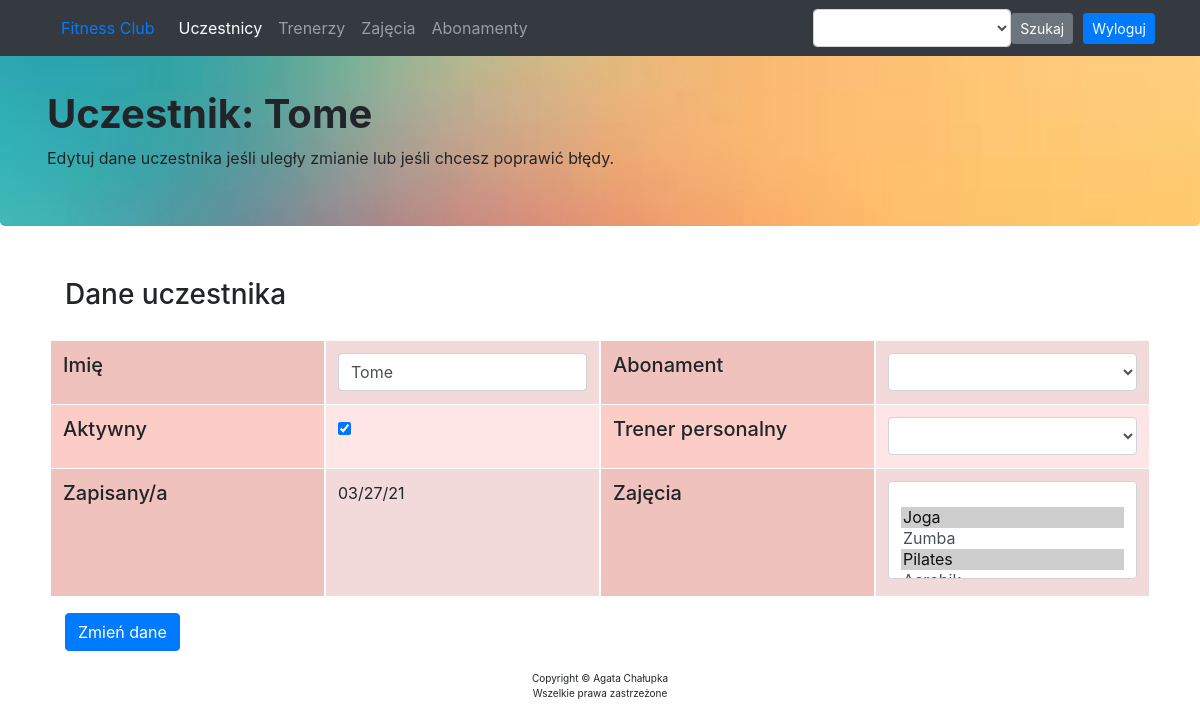
/add-edit-user/2 (signed in), run on an earlier commit of the app's database.
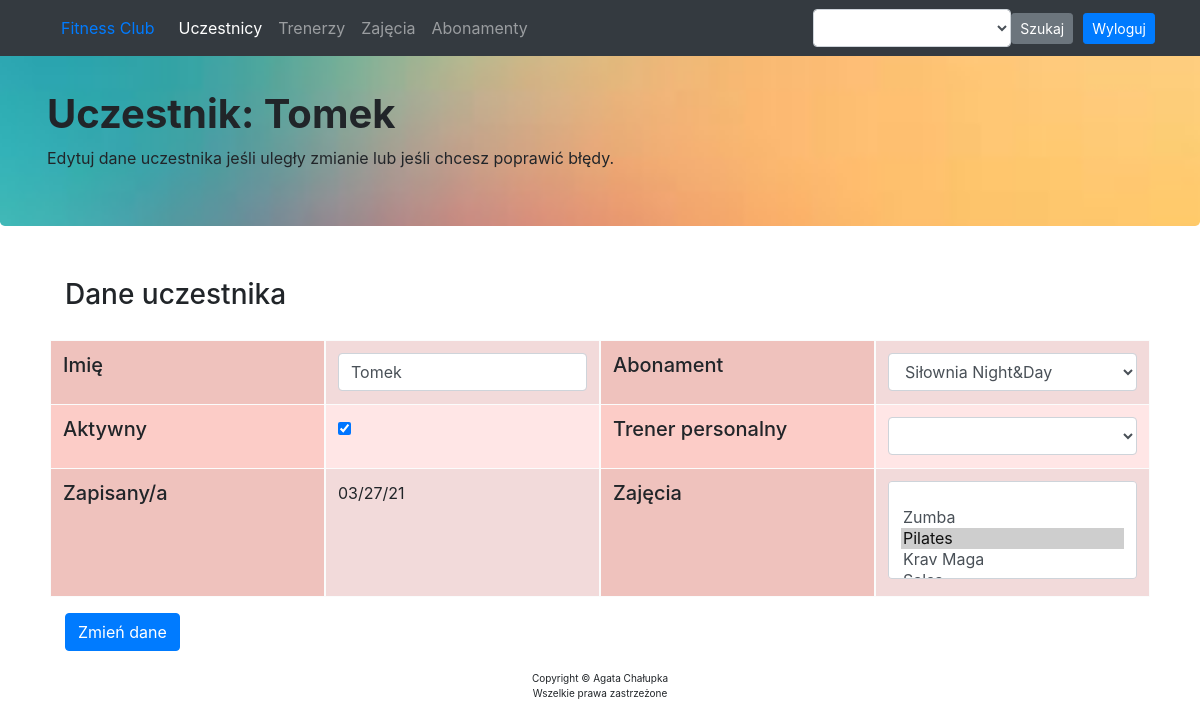
And on a later commit of the database.
### app/models.py (models this page shows, shortened)
class User(db.Model):
    __tablename__ = "user"
    id = db.Column(db.Integer, primary_key=True)
    name = db.Column(db.String(50))
    sign_up = db.Column(db.DateTime, index=True, default=datetime.utcnow)
    active = db.Column(db.Boolean, default=False)
    trainer_id = db.Column(db.Integer, db.ForeignKey('trainer.id'))
    subscription_id = db.Column(db.Integer, db.ForeignKey('subscription.id'))
    courses = db.relationship("Course", secondary=association_table, back_populates="users", lazy="subquery")

### app/routes.py (the view, shortened to what this page needs)
@app.route('/add-edit-user/<int:user_id>', methods=["POST", "GET"])
@login_required
def user_details(user_id):
    search_form = SearchForm()
    route = "/users/0"
    new_id = user_id
    users_num = math.floor((len(User.query.all())) / 4)
    time = datetime.utcnow()
    if user_id == max([user.id for user in User.query.all()]) + 1:
        form = UserForm()
        if request.method == "POST":
            name = form.data["name"]
            active = form.data["active"]
            if form.data["subscription"] != '':
                holder = Subscription.query.filter_by(name=form.data["subscription"])[0]
            else:
                holder = None
            if form.data["trainer"] != '':
                trainee = Trainer.query.filter_by(name=form.data["trainer"])[0]
            else:
                trainee = None
            courses = []
            for course in form.data["courses"]:
                c = Course.query.filter_by(name=course)[0]
                courses.append(c)
            u = User(name=name, active=active, holder=holder, trainee=trainee, courses=courses)
            db.session.add(u)
            db.session.commit()
            return redirect(url_for("users_all", num=users_num, search_form=search_form))
        return render_template("member.html", form=form, new_id=new_id, time=time, route=route, navs=navs, search_form=search_form)
    else:
        user = User.query.filter_by(id=user_id).first()
        data = {}
        if (user.holder is not None) and (user.trainee is not None):
            data = {'name': user.name, 'active': user.active, "subscription": user.holder.name, "trainer": user.trainee.name,
                    'courses': [course.name for course in user.courses]}
        elif (user.holder is not None) and (user.trainee is None):
            data = {'name': user.name, 'active': user.active, "subscription": user.holder.name,
                    "trainer": "",
                    'courses': [course.name for course in user.courses]}
        elif (user.holder is None) and (user.trainee is not None):
            data = {'name': user.name, 'active': user.active, "subscription": "",
                    "trainer": user.trainee,
                    'courses': [course.name for course in user.courses]}
        elif (user.holder is None) and (user.trainee is None):
            data = {'name': user.name, 'active': user.active, "subscription": "",
                    "trainer": "",
                    'courses': [course.name for course in user.courses]}
        form = UserForm(data=data)
        return render_template("member.html", user=user, form=form, new_id=new_id, navs=navs, route=route, search_form=search_form)

### app/forms.py
class SearchForm(FlaskForm):
    name = SelectField("name")
    def __init__(self, *args, **kwargs):
        super(SearchForm, self).__init__(*args, **kwargs)
        self.name.choices = [('', '')] + sorted([(user.name, user.name) for user in User.query.all()] +\
                            [(trainer.name, trainer.name) for trainer in Trainer.query.all()] +\
                            [(course.name, course.name) for course in Course.query.all()] +\
                            [(sub.name, sub.name) for sub in Subscription.query.all()])

class UserForm(FlaskForm):
    name = StringField("name", validators=[DataRequired()])
    active = BooleanField("active", default=True)
    trainer = SelectField("Trainer")
    subscription = SelectField("Subscription")
    courses = SelectMultipleField("Course")
    def __init__(self, *args, **kwargs):
        super(UserForm, self).__init__(*args, **kwargs)
        self.trainer.choices = [''] + [trainer.name for trainer in Trainer.query.filter_by(personal=True).all()]
        self.subscription.choices = [''] + [subscription.name for subscription in Subscription.query.all()]
        self.courses.choices = [('', '')] + [(course.name, course.name) for course in Course.query.all()]

### app/routes.py (called while the page is built)
def login_required(view_func):
    @functools.wraps(view_func)
    def check_permissions(*args, **kwargs):
        if session.get('logged_in'):
            return view_func(*args, **kwargs)
        return redirect(url_for('login', next=request.path))
    return check_permissions

### app/templates/member.html
{% extends "index.html" %}
{% block content %}
<div class="jumbotron" style="height: 200px; background-image: url('/static/pics/gra_6.jpg'); background-size: cover; background-position: center;">
    <div class="container">
      <h1 style="font-weight: bold;">{% if user %} Uczestnik: {{ user.name }} {% else %} Nowy uczestnik {% endif %}</h1>
        <p>{% if user %} Edytuj dane uczestnika jeśli uległy zmianie lub jeśli chcesz poprawić błędy. {% else %} Wpisz dane nowego uczestnika. Oprócz imienia wszystkie pola są nieobowiązkowe - możesz wrócić do nich później jeśli uczestnik nie podjął decyzji przy zapisie. {% endif %}</p>
    </div>
</div>
<div class="container" style="background-color:">
    <div class="container" style="padding: 20px;">
        <h3 style="">Dane uczestnika</h3>
    </div>
    <form action="/add-edit-user/{{new_id}}" method="POST">
        <div class="table-section" style="margin-left: 20px; margin-right: 20px;">
         <div class="row">
             <div class="col-sm-3" style="padding: 0px;">
                 <table class="table table-striped  table-bordered table-light" style="padding: 0px; background-color: #fcccc7;">
                     <tr>
                         <td><h5>Imię</h5></td>
                     </tr>
                     <tr>
                         <td><h5>Aktywny</h5></td>
                     </tr>
                     <tr style="height: 8rem;">
                         <td><h5>Zapisany/a</h5></td>
                     </tr>
                 </table>
             </div>
             <div class="col-sm-3" style="padding: 0px;">
                 <table class="table table-striped table-bordered table-light" style="padding: 0px; background-color: #ffe6e6">
                     <tr>
                         <td>{{ form.name(class = "form-control") }}</td>
                     </tr>
                     <tr>
                         <td>{{ form.active }}</td>
                     </tr>
                     <tr style="height: 8rem;">
                         <td>{% if user %} {{ user.sign_up.strftime("%x")  }} {% else %} {{ time.strftime("%x") }} {% endif %}</td>
                     </tr>
                 </table>
             </div>
             <div class="col-sm-3" style="padding: 0px;">
                 <table class="table table-striped  table-bordered table-light" style="padding: 0px; background-color: #fcccc7;">
                     <tr>
                         <td><h5>Abonament</h5></td>
                     </tr>
                     <tr>
                         <td><h5>Trener personalny</h5></td>
                     </tr>
                     <tr style="height: 8rem;">
                         <td><h5>Zajęcia</h5></td>
                     </tr>
                 </table>
             </div>
             <div class="col-sm-3" style="padding: 0px;">
                 <table class="table table-striped table-bordered table-light" style="padding: 0px; background-color: #ffe6e6">
                     <tr>
                         <td>{{ form.subscription(class = "form-control") }}</td>
                     </tr>
                     <tr>
                         <td>{{ form.trainer(class = "form-control") }}</td>
                     </tr>
                     <tr style="height: 8rem;">
                         <td>{{ form.courses(class = "form-control") }}</td>
                     </tr>
                 </table>
             </div>
         </div>
            {% if user %}
        <input type="submit" class="btn btn-primary" value="Zmień dane">
            {% else %}
            <input type="submit" class="btn btn-primary" value="Dodaj">
            {% endif %}
    </div>
    </form>
</div>
{% endblock %}

### app/templates/index.html (shortened to what this page needs)
<!DOCTYPE html>
<html lang="en">
<head>
  <link rel="stylesheet" href="https://stackpath.bootstrapcdn.com/bootstrap/4.4.1/css/bootstrap.min.css">
  <link href="https://cdnjs.cloudflare.com/ajax/libs/select2/4.0.10/css/select2.min.css" rel="stylesheet" />
</head>
<body>
  <nav class="navbar navbar-expand-lg navbar-dark bg-dark static-top">
    <div class="container">
      <a class="nav-link" href="/">Fitness Club</a>
      <ul class="navbar-nav mr-auto" style="text-align: left">
        {% for nav in navs %}
        <li class="nav-item">
          {% if route == nav[1] %}
          <a class="nav-link active" href="{{ nav[1] }}">{{ nav[0] }}
            {% else %}
            <a class="nav-link" href="{{ nav[1] }}">{{ nav[0] }}
              {% endif %}
            </a>
          </li>
          {% endfor %}
        </ul>
      <form class="form-inline my-2 my-lg-0" action="/" method="POST">
        <p class="nav-item navbar-nav mr-auto">{{ search_form.name(class="form-control") }}</p>
        <button class="btn btn-secondary btn-sm my-2 my-sm-0" type="submit" style="margin-right: 10px;">Szukaj</button>
     </form>
       {% if session.logged_in %}
     <form class="form-inline my-2 my-lg-0" method="POST" action="{{ url_for('logout') }}">
        <button class="btn btn-primary btn-sm my-2 my-sm-0" type="submit">Wyloguj</button>
     </form>
       {% else %}
       <a href="{{ url_for('login') }}" class="btn btn-primary my-2 my-lg-0">Zaloguj</a>
       {% endif %}
   </div>
  </nav>
  {% block content %}
  {% endblock %}
  <div class="container">
    <div class="footer" style="text-align: center; font-size: 10px; padding: 20px;">
        <p>Copyright &copy; Agata Chałupka <br> Wszelkie prawa zastrzeżone</p>
    </div>
  </div>
</body>
</html>

### app/templates/index.html (style rules this page uses)
.table tr { height: 4rem; }
.jumbotron { height: 250px; margin-top: -30px; }
.jumbotron h1 { font-weight: bold; }

What changed in the data, as far as the page shows it:
changed User: name "Tome" → "Tomek"; subscription (not shown) → "Siłownia Night&Day"
Also different on the page:
form field courses: "/ Joga ☑ / Zumba / Pilates ☑" → "/ Zumba / Pilates ☑ / Krav Maga"
